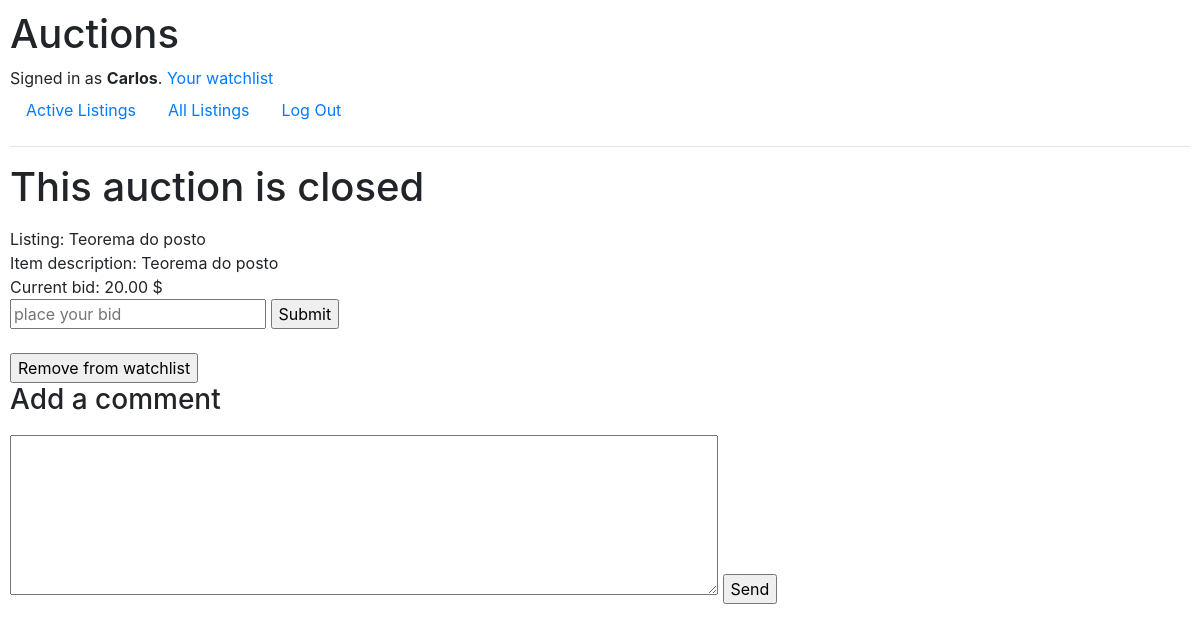
The app's page /3 (signed in) with its own data.
### auctions/models.py (models this page shows, shortened)
class User(AbstractUser):
    pass

class Listing(models.Model):
    product = models.CharField(max_length=64)
    description = models.CharField(max_length=500)
    minimum_bid = models.ForeignKey(Bid, on_delete=models.CASCADE, default=0, related_name="listing_bid")
    user_owner = models.ForeignKey(User, on_delete=models.CASCADE, related_name="user_listings")
    category = models.ForeignKey(Category, on_delete=models.CASCADE, related_name="listing_category", default=None)
    isActive = models.BooleanField(default=True)
    user_watchlist = models.ManyToManyField(User, blank=True, related_name="user_watchlist", default=None)
    user_bids = models.ManyToManyField(User, blank=True, related_name="user_bids", default= None)

class Bid(models.Model):
    new_bid = models.DecimalField(max_digits=9, decimal_places=2)
    user_bid = models.ForeignKey(User, on_delete=models.CASCADE, related_name="user_bid", default=0)
    def __str__(self):
        return f"{self.new_bid} $"

### auctions/views.py (the view, shortened to what this page needs)
# urls.py: path("<int:listing_id>", views.listing, name="listing"),
def listing(request, listing_id):
    try:
        listing = Listing.objects.get(pk = listing_id)
        allComments = listing.comment.all()
        user = request.user
        if user.is_authenticated:
            if user == listing.user_owner:
                if listing in user.user_watchlist.all():
                    is_in_watchlist = True
                    return render(request, "auctions/listing.html", {
                        "thelist":listing.isActive,
                        "listing": listing.pk,
                        "product": listing.product,
                        "description": listing.description,
                        "price": listing.minimum_bid,
                        "is_in_watchlist":is_in_watchlist,
                        "allComments": allComments,
                        "userisOwner":True,
                        "user":user
                })
    except:
        return render(request, "auctions/error.html", {
            "message": "Something went wrong. The page you are looking for might not exist"
        })

### auctions/templates/auctions/listing.html (shortened to what this page needs)
{% extends "auctions/layout.html" %}
{% block body %}
{% if not thelist %}
<p><h1>This auction is closed</h1></p>
{% endif %}
Listing: {{ product }}
<br>
Item description: {{ description }}
<br>
Current bid: {{ price }}
<br>
{% if user.is_authenticated %}
<form method="post" action="{% url 'new_bid' %}">
    <input type="text" placeholder="place your bid" name="bid">
    <input type="submit">
</form>
<br>
{% if is_in_watchlist %}
<form method="post" action="{% url 'removewatchlist' %}">
    <input type="submit" value="Remove from watchlist">
</form>
{% else %}
<form method="post" action="{% url 'addwatchlist' %}">
    {% csrf_token %}
    <input hidden value="{{ listing }}" name="pk">
    <input type="submit" value="Add to your watchlist">
</form>
{% endif %}
{% else %}
Sign in to place a bid or add this item to your watchlist
{% endif %}
<h3>Add a comment</h3>
<form action="{% url 'addcomment' %}" method="POST">
    <textarea name="comment" id="comment"></textarea>
    <input type="submit" value="Send">
</form>
{% endblock %}

### auctions/templates/auctions/layout.html (shortened to what this page needs)
{% load static %}
<!DOCTYPE html>
<html lang="en">
<head>
        <link rel="stylesheet" href="https://stackpath.bootstrapcdn.com/bootstrap/4.4.1/css/bootstrap.min.css"
>
    <link href="{% static 'auctions/styles.css' %}" rel="stylesheet">
</head>
<body>
    <h1>Auctions</h1>
    <div>
        {% if user.is_authenticated %}
        Signed in as <strong>{{ user.username }}</strong>.
        <a href="{% url 'user_watchlist' %}">Your watchlist</a>
        {% else %}
        Not signed in.
        {% endif %}
    </div>
    <ul class="nav">
        <li class="nav-item">
            <a class="nav-link" href="{% url 'index' %}">Active Listings</a>
        </li>
        <li class="nav-item">
            <a class="nav-link" href="{% url 'all_li' %}">All Listings</a>
        </li>
        {% if user.is_authenticated %}
        <li class="nav-item">
            <a class="nav-link" href="{% url 'logout' %}">Log Out</a>
        </li>
        {% endif %}
    </ul>
    <hr>
    {% block body %}
    {% endblock %}
</body>
</html>

### auctions/static/auctions/styles.css (style rules this page uses)
body { padding: 10px; }
#comment { height: 20vh; width: 60%; margin-top: 10px }

### records on screen
User: username "Carlos"
Listing: product "Teorema do posto", description "Teorema do posto"
Bid: new_bid "20.00 $"
